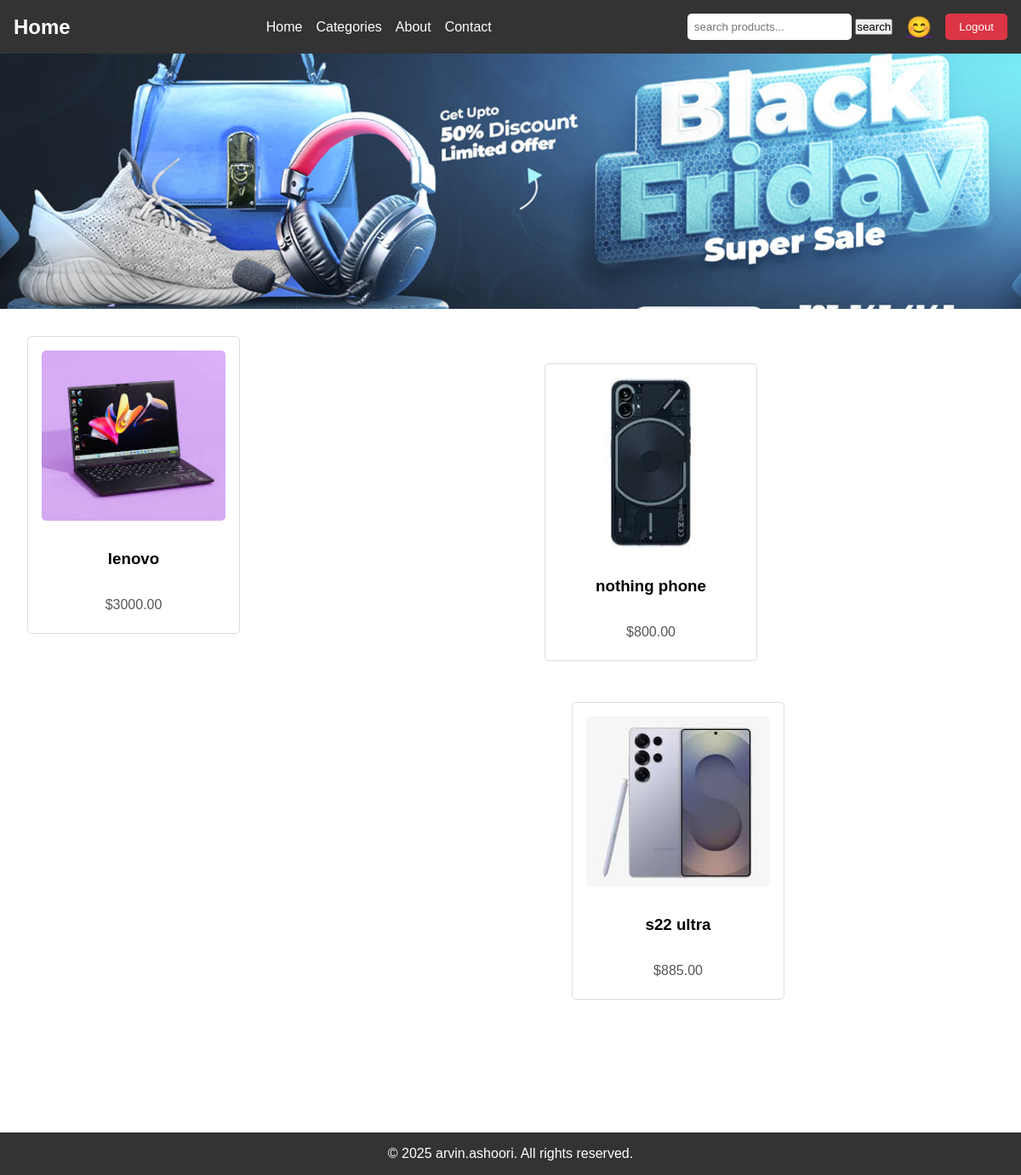
Screenshot of / (signed in) with the database file from the repository.
### core/models.py (models this page shows, shortened)
class Product(models.Model):
    name = models.CharField(max_length=250, unique=True)
    slug = models.SlugField(max_length=250, unique=True)
    description = models.TextField(blank=True)
    category = models.ForeignKey(Category, on_delete=models.CASCADE)
    price = models.DecimalField(max_digits=10, decimal_places=2)
    image = models.ImageField(upload_to="product", blank=True)
    stock = models.IntegerField()
    available = models.BooleanField(default=True)
    created = models.DateTimeField(auto_now_add=True)
    updated = models.DateTimeField(auto_now=True)
    class Meta:
        ordering= ('name',)
        verbose_name = 'Product'
        verbose_name_plural = 'Products'
    def get_url(self):
        return reverse('product_detail' , args=[self.category.slug, self.slug])

### core/views.py (the view)
# urls.py: 2. Add a URL to urlpatterns:  path('', views.home, name='home')
def home(request , category_slug = None):
    products = None
    category_page = None
    if category_slug != None :
        category_page = get_object_or_404(Category , slug = category_slug)
        products = Product.objects.filter(category = category_page , available = True)
    else :
        products = Product.objects.all().filter(available=True)
    return render(request,'core/home.html',{"category": category_page ,"products": products })

### core/context_processors.py (called while the page is built)
def menu_urls(request):
    urls = Category.objects.all()
    return dict(urls=urls)

def counter(request):
    item_count = 0
    if 'admin' in request.path:
        return {}
    else:
        try:
            cart = Cart.objects.filter(cart_id=_cart_id(request))
            cart_items = CartItem.objects.all().filter(cart=cart[:1])
            for cart_item in cart_items:
                item_count += cart_item.quantity
        except Cart.DoesNotExist:
            item_count = 0
    return dict(item_count=item_count)

### core/models.py (called while the page is built)
    def get_url(self):
        return reverse('products_by_category' , args=[self.slug])

### core/views.py (called while the page is built)
def _cart_id(request):
    cart = request.session.session_key
    if not cart:
        cart = request.session.create()
    return cart

### templates/core/home.html (shortened to what this page needs)
{% extends 'core/base.html'  %}
{% load static %}
{% block content %}
    <section class="banner">
        <img src="{% static 'img/image1.jpg' %}" alt="Banner">
    </section>
    {% for product in products %}
    <section class="products">
        <a href="{{product.get_url}}" class="product-card">
            <img src="{{product.image.url}}" alt="{{product.name}}">
            <h3>{{product.name}}</h3>
            <p>${{product.price}}</p>
        </a>
    {% endfor %}
    </section>
{% endblock %}

### templates/core/base.html (style rules this page uses)
* { margin: 0; padding: 0; box-sizing: border-box; font-family: Arial, sans-serif; }
body { display: flex; flex-direction: column; min-height: 100vh; }

### templates/core/home.html (style rules this page uses)
.banner { width: 100%; height: 300px; overflow: hidden; }
.banner img { width: 100%; height: 100%; object-fit: cover; }
.products { display: grid; grid-template-columns: repeat(auto-fit, minmax(250px, 1fr)); gap: 1rem; padding: 2rem; }
.product-card { border: 1px solid #ddd; border-radius: 5px; padding: 1rem; text-align: center; cursor: pointer; transition: transform 0.2s; text-decoration: none; color: inherit; width: 250px; height: 350px; display: flex; flex-direction: column; justify-content: space-between; }
.product-card img { max-width: 100%; height: 200px; object-fit: cover; border-radius: 5px; }
.product-card h3 { margin: 0.5rem 0; }
.product-card p { color: #555; margin-bottom: 0.5rem; }

### rows the page displays
Product: image (picture), name "lenovo", price "3000.00"
Product: image (picture), name "nothing phone", price "800.00"
Product: image (picture), name "s22 ultra", price "885.00"
